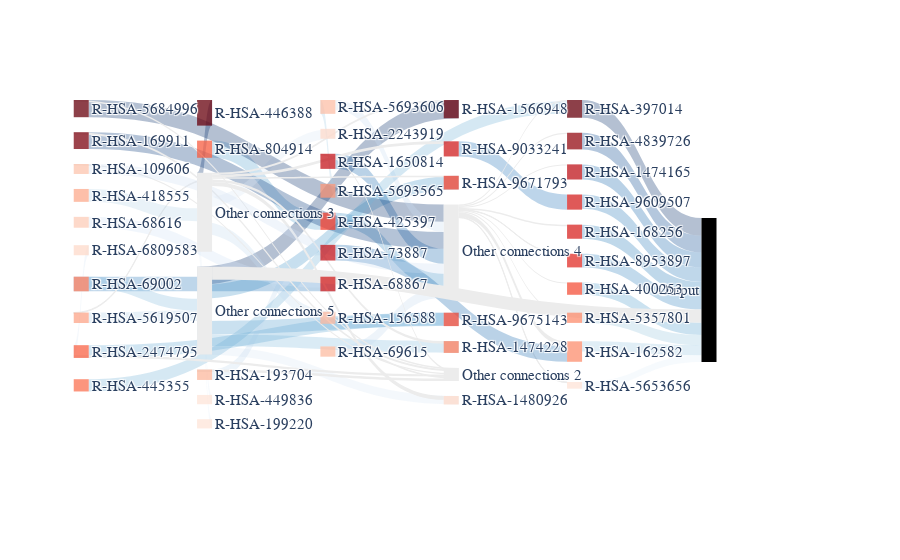

Write notebook code for a chart like this one.
### Code cell
IG.plot_complete_sankey(
    multiclass=False, savename="img/test.png", node_cmap="Reds", edge_cmap="Blues"
)
